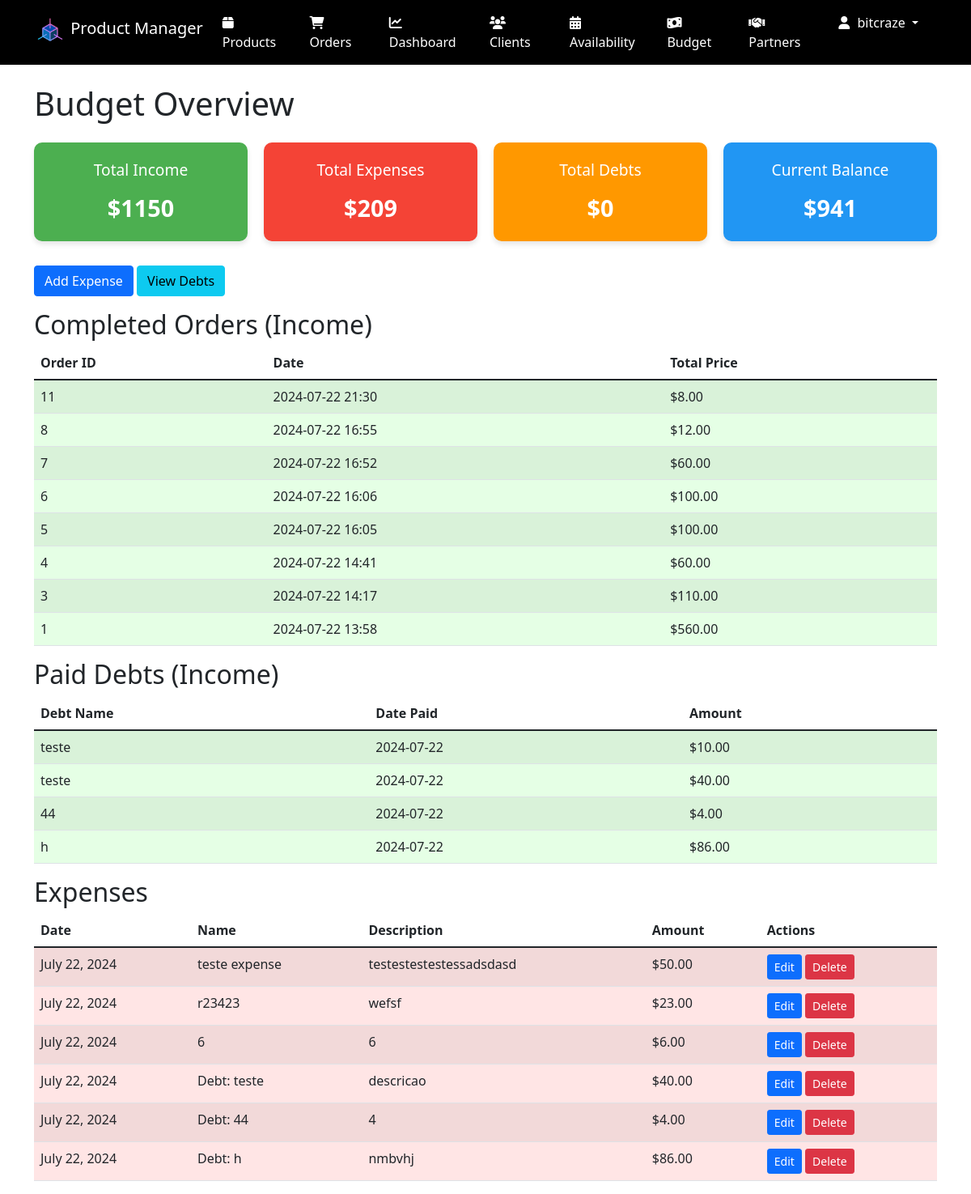
/budget/ (signed in), run on an earlier commit of the app's database.
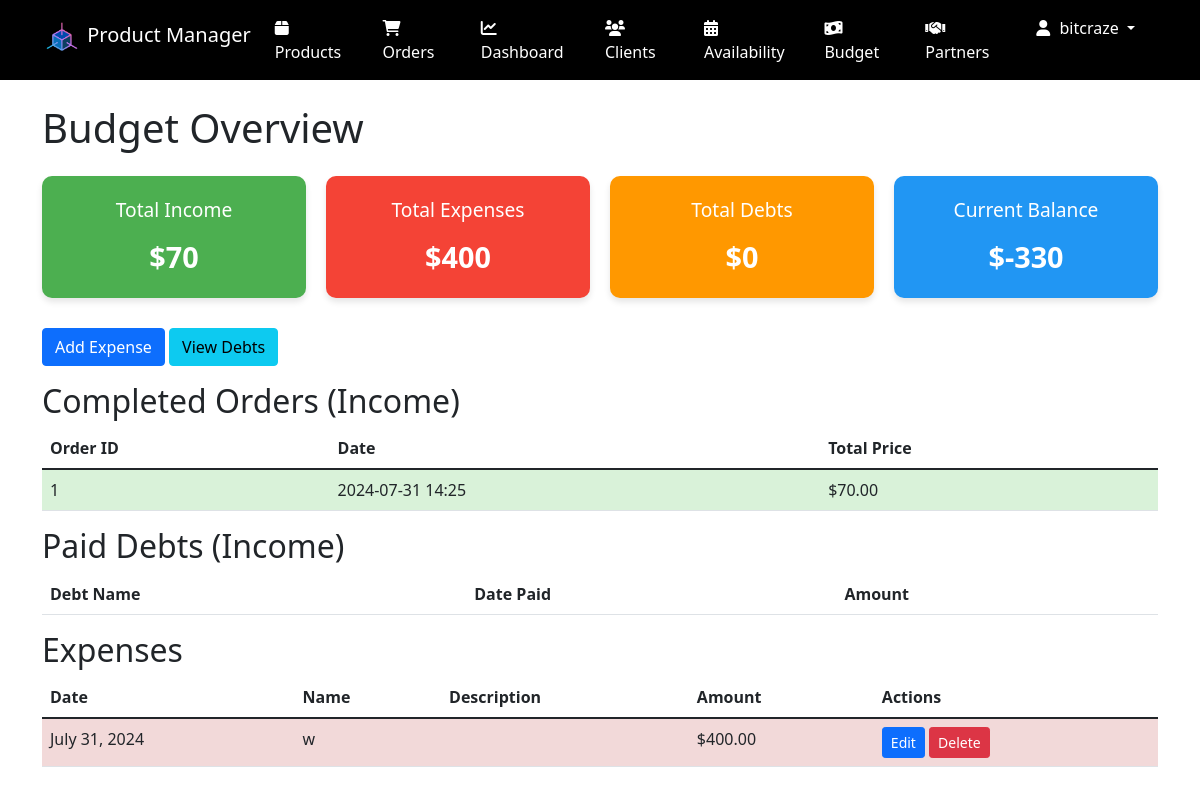
And on a later commit of the database.
### orders/models.py (models this page shows, shortened)
class Order(models.Model):
    id = models.AutoField(primary_key=True)
    telegram_user_id = models.IntegerField()
    STATUS_CHOICES = [
        ('cart', 'Cart'),
        ('pending_appointment', 'Pending Appointment'),
        ('pending', 'Pending'),
        ('accepted', 'Accepted'),
        ('dispatched', 'Dispatched'),
        ('completed', 'Completed'),
        ('cancelled', 'Cancelled'),
    ]
    status = models.CharField(max_length=20, choices=STATUS_CHOICES, default='cart')
    meeting_time = models.DateTimeField(null=True, blank=True)
    created_at = models.DateTimeField(auto_now_add=True)
    updated_at = models.DateTimeField(auto_now=True)
    total_price = models.DecimalField(max_digits=10, decimal_places=2, default=0)
    profit = models.DecimalField(max_digits=10, decimal_places=2, default=0)
    created_by = models.ForeignKey(settings.AUTH_USER_MODEL, on_delete=models.SET_NULL, null=True, related_name='created_orders')

### budget_manager/models.py (models this page shows, shortened)
class Debt(models.Model):
    name = models.CharField(max_length=200)
    description = models.TextField(blank=True)
    amount = models.DecimalField(max_digits=10, decimal_places=2)
    order = models.ForeignKey(Order, on_delete=models.SET_NULL, null=True, blank=True)
    date_created = models.DateField(default=timezone.now)
    date_paid = models.DateField(null=True, blank=True)
    is_paid = models.BooleanField(default=False)
    expense = models.OneToOneField(Expense, on_delete=models.SET_NULL, null=True, blank=True, related_name='debt')
    income = models.OneToOneField(Income, on_delete=models.SET_NULL, null=True, blank=True, related_name='debt')
    class Meta:
        ordering = ['-date_created']
        verbose_name = 'Debt'
        verbose_name_plural = 'Debts'

class Expense(models.Model):
    name = models.CharField(max_length=200)
    description = models.TextField(blank=True)
    amount = models.DecimalField(max_digits=10, decimal_places=2)
    date = models.DateField(default=timezone.now)
    class Meta:
        ordering = ['-date']
        verbose_name = 'Expense'
        verbose_name_plural = 'Expenses'

### budget_manager/views.py (the view)
# urls.py: path('', views.BudgetOverviewView.as_view(), name='overview'),
class BudgetOverviewView(AdminRequiredMixin, ListView):
    template_name = 'budget_manager/budget_overview.html'
    context_object_name = 'transactions'
    def get_queryset(self):
        completed_orders = Order.objects.filter(status='completed').order_by('-created_at')
        expenses = Expense.objects.all().order_by('-date')
        paid_debts = Debt.objects.filter(is_paid=True).order_by('-date_paid')
        return {
            'orders': completed_orders,
            'expenses': expenses,
            'paid_debts': paid_debts,
        }
    def get_context_data(self, **kwargs):
        context = super().get_context_data(**kwargs)
        order_income = Order.objects.filter(status='completed').aggregate(Sum('total_price'))['total_price__sum'] or 0
        debt_income = Debt.objects.filter(is_paid=True).aggregate(Sum('amount'))['amount__sum'] or 0
        total_income = order_income + debt_income
        total_expenses = Expense.objects.aggregate(Sum('amount'))['amount__sum'] or 0
        total_debts = Debt.objects.filter(is_paid=False).aggregate(Sum('amount'))['amount__sum'] or 0
        balance = total_income - total_expenses
        context['total_income'] = total_income
        context['total_expenses'] = total_expenses
        context['total_debts'] = total_debts
        context['balance'] = balance
        return context

### budget_manager/views.py (called while the page is built)
    def test_func(self):
        return self.request.user.is_staff or self.request.user.is_superuser

### templates/budget_manager/budget_overview.html (shortened to what this page needs)
{% extends 'base.html' %}
{% block content %}
<h1 class="mb-4">Budget Overview</h1>
<div class="financial-overview">
    <div class="financial-box income-box">
        <div class="box-title">Total Income</div>
        <div class="box-amount">${{ total_income }}</div>
    </div>
    <div class="financial-box expense-box">
        <div class="box-title">Total Expenses</div>
        <div class="box-amount">${{ total_expenses }}</div>
    </div>
    <div class="financial-box debt-box">
        <div class="box-title">Total Debts</div>
        <div class="box-amount">${{ total_debts }}</div>
    </div>
    <div class="financial-box balance-box">
        <div class="box-title">Current Balance</div>
        <div class="box-amount">${{ balance }}</div>
    </div>
</div>
<div class="mb-3">
    <a href="{% url 'budget_manager:add_expense' %}" class="btn btn-primary">Add Expense</a>
    <a href="{% url 'budget_manager:debt_list' %}" class="btn btn-info">View Debts</a>
</div>
<h2>Completed Orders (Income)</h2>
<table class="table table-striped table-hover">
    <thead>
        <tr>
            <th>Order ID</th>
            <th>Date</th>
            <th>Total Price</th>
        </tr>
    </thead>
    <tbody>
        {% for order in transactions.orders %}
        <tr class="income-row">
            <td>{{ order.id }}</td>
            <td>{{ order.created_at|date:"Y-m-d H:i" }}</td>
            <td>${{ order.total_price }}</td>
        </tr>
        {% endfor %}
    </tbody>
</table>
<h2>Paid Debts (Income)</h2>
<table class="table table-striped table-hover">
    <thead>
        <tr>
            <th>Debt Name</th>
            <th>Date Paid</th>
            <th>Amount</th>
        </tr>
    </thead>
    <tbody>
        {% for debt in transactions.paid_debts %}
        <tr class="income-row">
            <td>{{ debt.name }}</td>
            <td>{{ debt.date_paid|date:"Y-m-d" }}</td>
            <td>${{ debt.amount }}</td>
        </tr>
        {% endfor %}
    </tbody>
</table>
<h2>Expenses</h2>
<table class="table table-striped table-hover">
    <thead>
        <tr>
            <th>Date</th>
            <th>Name</th>
            <th>Description</th>
            <th>Amount</th>
            <th>Actions</th>
        </tr>
    </thead>
    <tbody>
        {% for expense in transactions.expenses %}
        <tr class="expense-row">
            <td>{{ expense.date }}</td>
            <td>{{ expense.name }}</td>
            <td>{{ expense.description }}</td>
            <td>${{ expense.amount }}</td>
            <td>
                <a href="{% url 'budget_manager:edit_expense' expense.id %}" class="btn btn-sm btn-primary">Edit</a>
                <a href="{% url 'budget_manager:delete_expense' expense.id %}" class="btn btn-sm btn-danger">Delete</a>
            </td>
        </tr>
        {% endfor %}
    </tbody>
</table>
{% endblock %}

What changed in the data, as far as the page shows it:
removed Order: id "11", created_at "2024-07-22 21:30", total_price "8.00"
removed Order: id "8", created_at "2024-07-22 16:55", total_price "12.00"
removed Order: id "7", created_at "2024-07-22 16:52", total_price "60.00"
removed Order: id "6", created_at "2024-07-22 16:06", total_price "100.00"
removed Order: id "5", created_at "2024-07-22 16:05", total_price "100.00"
removed Order: id "4", created_at "2024-07-22 14:41", total_price "60.00"
removed Order: id "3", created_at "2024-07-22 14:17", total_price "110.00"
removed Debt: name "teste", date_paid "2024-07-22", amount "10.00"
removed Debt: name "teste", date_paid "2024-07-22", amount "40.00"
removed Debt: name "44", date_paid "2024-07-22", amount "4.00"
removed Debt: name "h", date_paid "2024-07-22", amount "86.00"
removed Expense: date "July 22, 2024", name "r23423", description "wefsf", amount "23.00"
removed Expense: date "July 22, 2024", name "6", description "6", amount "6.00"
removed Expense: date "July 22, 2024", name "Debt: teste", description "descricao", amount "40.00"
removed Expense: date "July 22, 2024", name "Debt: 44", description "4", amount "4.00"
removed Expense: date "July 22, 2024", name "Debt: h", description "nmbvhj", amount "86.00"
changed Order id 1: created_at "2024-07-22 13:58" → "2024-07-31 14:25"; total_price "560.00" → "70.00"
changed Expense: date "July 22, 2024" → "July 31, 2024"; name "teste expense" → "w"; amount "50.00" → "400.00"; description "testestestestessadsdasd" → (not shown)
Also different on the page:
{{ total_income }}: "1150" → "70"
{{ total_expenses }}: "209" → "400"
{{ balance }}: "941" → "-330"
